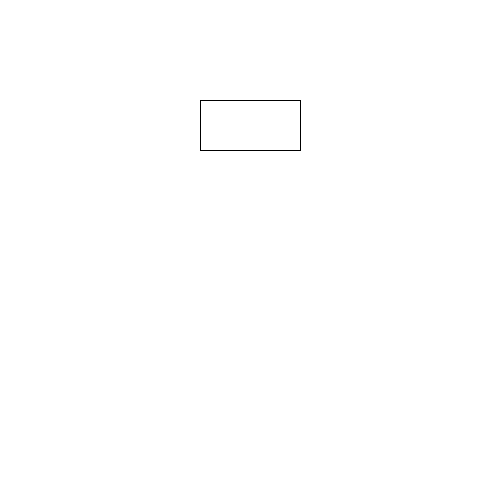
Frame 1 (no input)
Frame 60 (the mouse pressed at the canvas centre just before this capture): identical to frame 1, image omitted
Frame 120 (the mouse held since frame 60 and released just before this capture): identical to frame 1, image omitted

The Processing sketch that drew this single still picture (run headless with seeded random() and noise(); from frame 60 on, the mouse is pressed at the canvas centre):

// Processing sketch: h12_opdracht
// ── h12_opdracht.pde
Rectangle mijnRechthoek;

void setup() {
  size(500, 500);

  mijnRechthoek = new Rectangle(100, 50, 200, 100);
}

void draw() {
  background(255);

  mijnRechthoek.teken();
}


class Rectangle {
  // Attributen
  float breedte;
  float hoogte;
  float x;
  float y;

  // Constructor
  Rectangle(float b, float h, float xPos, float yPos) {
    breedte = b;
    hoogte = h;
    x = xPos;
    y = yPos;
  }

  // Tekent de rechthoek
  void teken() {
    rect(x, y, breedte, hoogte);
  }
}
